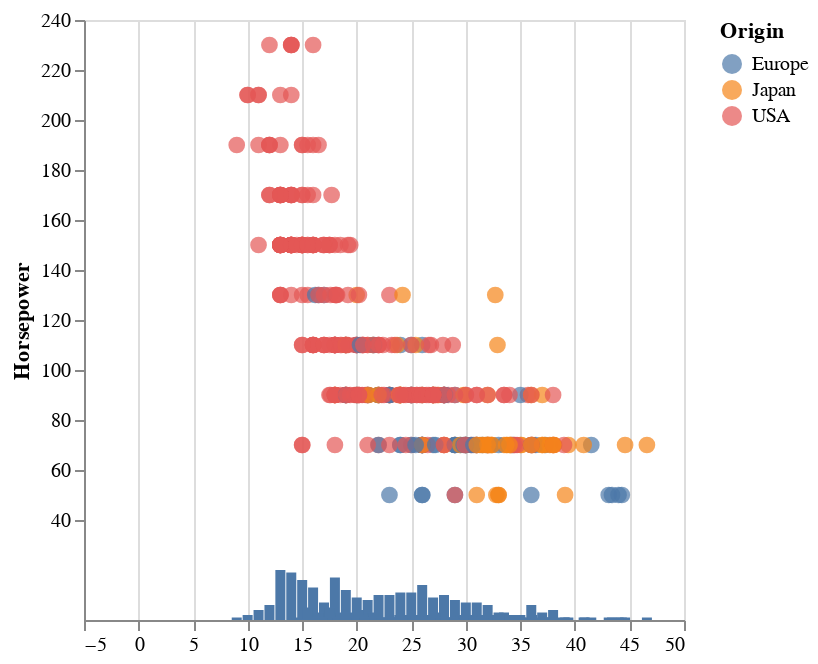

Notebook code for this chart:
### Markdown cell above
5.4. Измените приведенный выше пример диаграммы разброса и гистограммы, чтобы

- панорамировать и увеличивать диаграмму рассеяния;
- гистограмма отражала только те точки, которые видны в данный момент.

### Code cell
interval = alt.selection_interval(bind='scales') 
bar = alt.Chart(cars).mark_bar().encode(
    x='Miles_per_Gallon:Q'
    ,y='count()').add_params(
    interval
).transform_filter(
    interval
).interactive()

(chart2.interactive().add_params(interval) + bar )

### Figure 1 — Vega-Lite specification as saved in the notebook (floating-point values rounded to 4 significant figures; data arrays with more than 128 entries replaced by an {"elided": "..."} marker saying what was removed)
{"config": {"view": {"continuousWidth": 300, "continuousHeight": 300}}, "layer": [{"mark": {"type": "circle"}, "encoding": {"color": {"field": "Origin", "type": "nominal"}, "size": {"condition": {"param": "param_153", "value": 500, "empty": false}, "value": 70}, "x": {"field": "Miles_per_Gallon", "title": "", "type": "quantitative"}, "y": {"bin": true, "field": "Horsepower", "title": "Horsepower", "type": "quantitative"}}, "name": "view_102"}, {"mark": {"type": "bar"}, "encoding": {"x": {"field": "Miles_per_Gallon", "type": "quantitative"}, "y": {"aggregate": "count", "type": "quantitative"}}, "name": "view_103", "transform": [{"filter": {"param": "param_155"}}]}], "data": {"name": "data-f02450ab61490a1363517a0190416235"}, "params": [{"name": "param_153", "select": {"type": "point", "nearest": true, "on": "mouseover"}, "views": ["view_102"]}, {"name": "param_157", "select": {"type": "interval", "encodings": ["x", "y"]}, "bind": "scales", "views": ["view_102"]}, {"name": "param_155", "select": {"type": "interval"}, "bind": "scales", "views": ["view_102"]}, {"name": "param_156", "select": {"type": "interval", "encodings": ["x", "y"]}, "bind": "scales", "views": ["view_103"]}], "$schema": "https://vega.github.io/schema/vega-lite/v5.8.0.json", "datasets": {"data-f02450ab61490a1363517a0190416235": {"elided": "406 records"}}}
